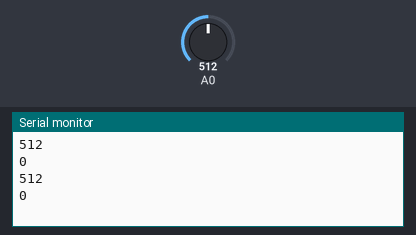
This sketch was run on a simulated Arduino Uno, built with avr-gcc and run on an emulated ATmega328P. Parts: the last lines printed to the serial monitor. Inputs (shaded band) come from the test bench; at power-on: A0 = 512.

Above: at 2.8 s.
2.9 s: A0 set to 716
At 5.0 s:
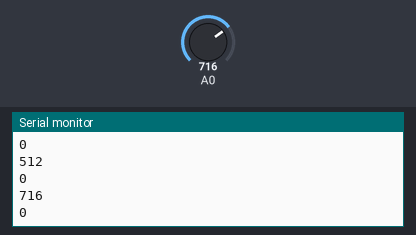
5.6 s: A0 set to 900
At 6.5 s:
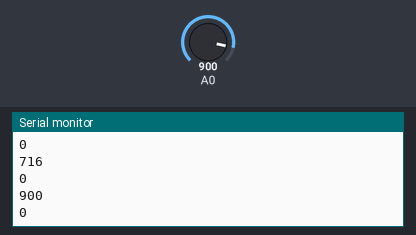
Timing chart, 0 to 8.6 s (numbered marks = the images above; inputs shaded):
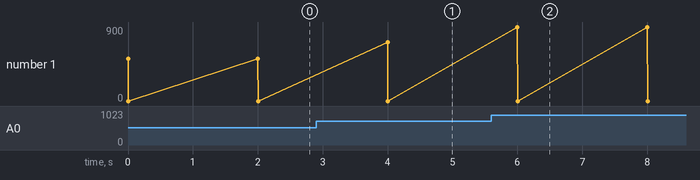

Measured:
- after the input at 2.9 s, the serial monitor: prints a new line after 1.1 s (image 1)
- after the input at 5.6 s, the serial monitor: prints a new line after 0.40 s (image 2)

The sketch:

Mq2_gas_sensor.ino
```cpp
/*
 * TYPE: ANALOG DEVICE[OURS GIVES BOTH ANALOG AND DIGITAL]
 * 5V volatage input
 * 0-4.2 analog output voltage
 * direct connections no resistor required
 */
int sensorValue;
int digitalValue;
void setup()
{
  Serial.begin(9600);      // sets the serial port to 9600
  pinMode(A2, INPUT);
}
void loop()
{
  sensorValue = analogRead(0);       // read analog input pin 0
  digitalValue = digitalRead(0);
  Serial.println(sensorValue, DEC);  // prints the value read
  Serial.println(digitalValue, DEC);
  delay(2000);                        // wait 100ms for next reading
}
```
